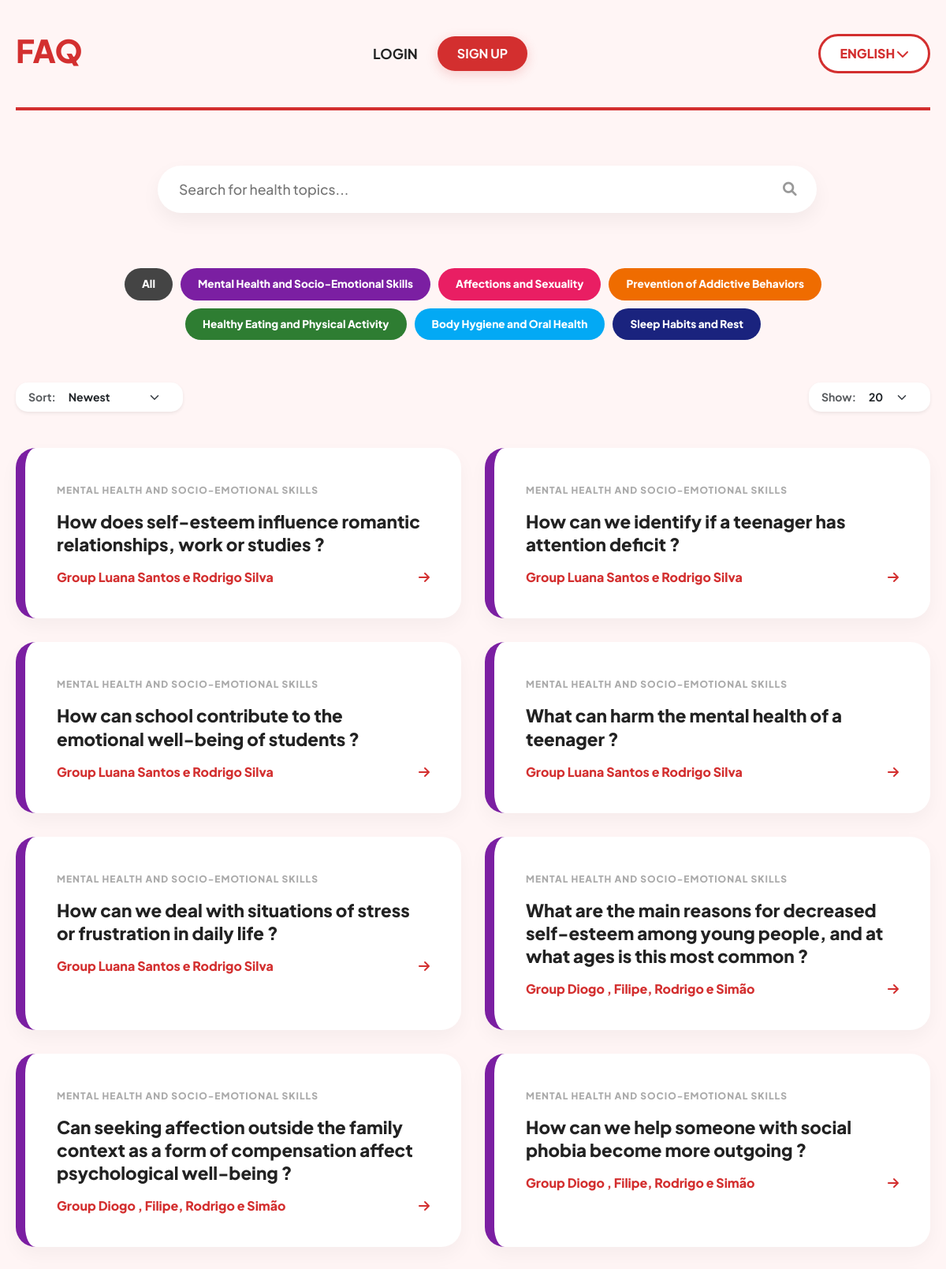
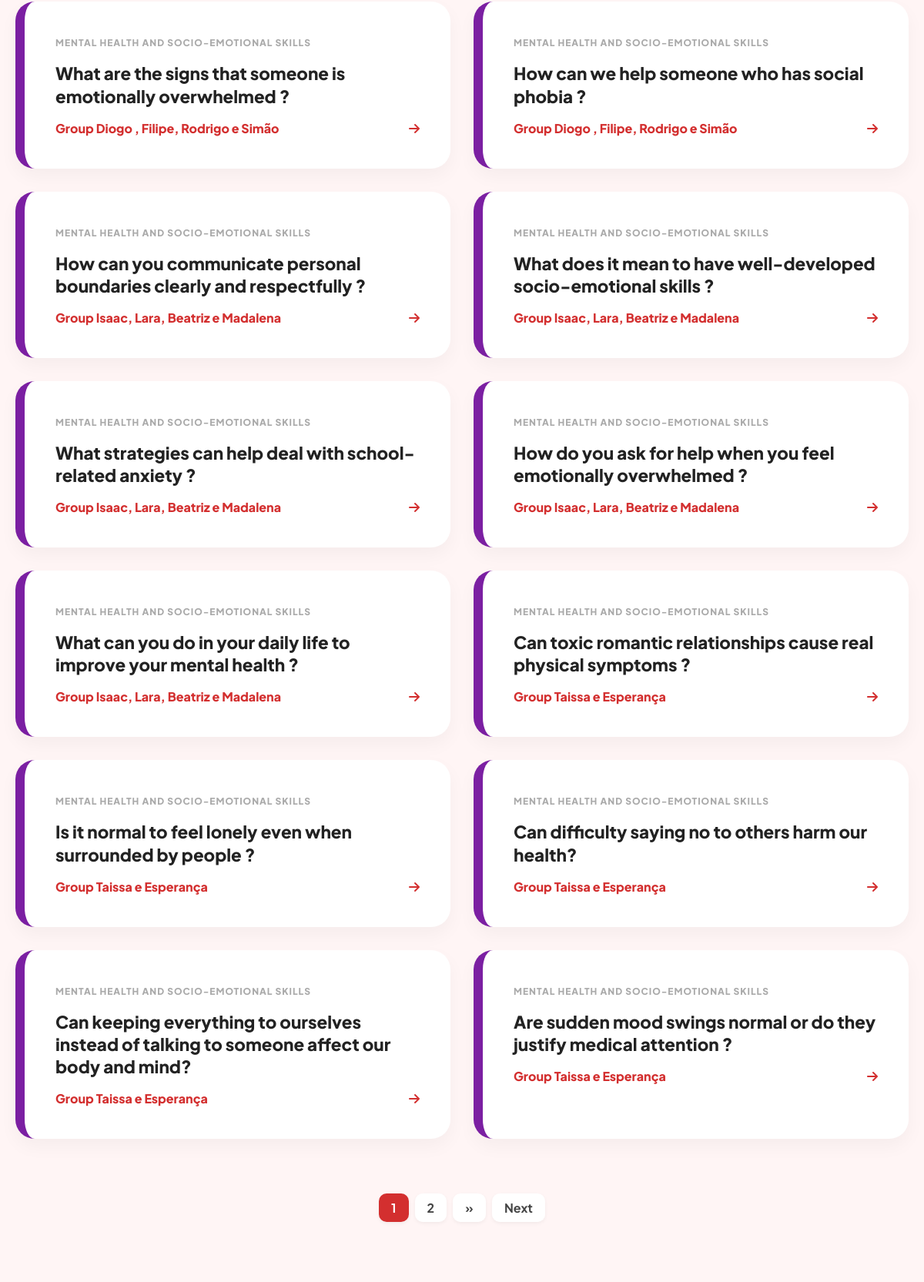
/?category=1&per_page=20 (upper part), run on the app's committed database (2 pictures, top to bottom).
### tables this page shows
CREATE TABLE questions (
        id_question INTEGER PRIMARY KEY AUTOINCREMENT,
        id_group INTEGER,
        id_category INTEGER,
        question TEXT,
        answer TEXT,
        pergunta TEXT,
        resposta TEXT,
        votes INTEGER DEFAULT 0,
        FOREIGN KEY (id_category) REFERENCES categories(id_category),
        FOREIGN KEY (id_group) REFERENCES groups(id_group));

CREATE TABLE categories (
        id_category INTEGER PRIMARY KEY AUTOINCREMENT,
        name TEXT NOT NULL UNIQUE,
        nome TEXT NOT NULL UNIQUE);

CREATE TABLE groups (
        id_group INTEGER PRIMARY KEY AUTOINCREMENT,
        name TEXT NOT NULL,
        grade TEXT DEFAULT NULL);

### app.py (the view)
@app.route('/', methods=['GET'])
def home():
    category_id = request.args.get('category', type=int)
    current_page = request.args.get('page', 1, type=int)
    per_page = request.args.get('per_page', 20, type=int)
    sort_by = request.args.get('sort', 'newest')
    search_query = request.args.get('q', default='')
    total_questions = get_count_questions_en(category_id=category_id, search_query=search_query)
    total_pages = math.ceil(total_questions / per_page)
    questions = get_questions_en(per_page=per_page, current_page=current_page,
                                 category_id=category_id, sort_by=sort_by, search_query=search_query)
    return render_template('home.html',questions=questions,
                           total_pages=total_pages,
                           current_page=current_page,
                           selected_category=category_id,
                           per_page=per_page,
                           sort_by=sort_by,
                           search_query=search_query)

### dbqueries.py (called while the page is built)
def get_count_questions_en(category_id=None, search_query=None):
    with sqlite3.connect(DBFILE) as conn:
        cursor = conn.cursor()
        sql = 'SELECT COUNT(*) FROM questions WHERE 1=1'
        params = []
        if category_id:
            sql += ' AND id_category = ?'
            params.append(category_id)
        if search_query:
            sql += ' AND question LIKE ?'
            params.append(f"%{search_query}%")
        cursor.execute(sql, tuple(params))
        return cursor.fetchone()[0]

### templates/home.html (shortened to what this page needs)
<!DOCTYPE html>
<html lang="en">
<head>
    <link href="https://cdn.jsdelivr.net/npm/bootstrap@5.3.3/dist/css/bootstrap.min.css" rel="stylesheet">
    <link rel="stylesheet" href="https://cdnjs.cloudflare.com/ajax/libs/font-awesome/6.0.0/css/all.min.css">
    <link rel="stylesheet" href="static/css/style-home.css">
</head>
<body>
    <div id="main-content-wrapper">
        <main class="container-layout">
            <nav class="nav-bar">
                <a href="{{ url_for('home') }}" class="logo-link">
                    <h2 class="logo">FAQ</h2>
                </a>
                {% if not current_user.is_authenticated %}
                <div class="auth-buttons">
                    <a href="{{ url_for('login_page') }}" class="login-text">LOGIN</a>
                    <a href="{{ url_for('register') }}" class="signup-btn">SIGN UP</a>
                </div>
                {% endif %}
                <div class="lang-selector">
                    <span>ENGLISH</span> <i class="fa-solid fa-chevron-down"></i>
                </div>
            </nav>
            <section class="search-section">
                <form method="GET" action="/" id="searchForm" class="w-100">
                    <div class="search-wrapper">
                        <input type="text" name="q" placeholder="Search for health topics..."
                            class="search-input" value="{{ search_query }}" autocomplete="off">
                    </div>
                </form>
            </section>
            <section class="category-area mb-4">
                <a href="{{ url_for('home', per_page=per_page) }}"
                class="btn-cat btn-all {% if not selected_category %}active{% endif %}">
                All
                </a>
                <a href="{{ url_for('home', category=1, per_page=per_page) }}"
                class="btn-cat btn-mental {% if selected_category == 1 %}active{% endif %}">
                Mental Health and Socio-Emotional Skills
                </a>
                <a href="{{ url_for('home', category=2, per_page=per_page) }}"
                class="btn-cat btn-sexuality {% if selected_category == 2 %}active{% endif %}">
                Affections and Sexuality
                </a>
                <a href="{{ url_for('home', category=3, per_page=per_page) }}"
                class="btn-cat btn-addictive {% if selected_category == 3 %}active{% endif %}">
                Prevention of Addictive Behaviors
                </a>
                <a href="{{ url_for('home', category=4, per_page=per_page) }}"
                class="btn-cat btn-nutrition {% if selected_category == 4 %}active{% endif %}">
                Healthy Eating and Physical Activity
                </a>
                <a href="{{ url_for('home', category=5, per_page=per_page) }}"
                class="btn-cat btn-hygiene {% if selected_category == 5 %}active{% endif %}">
                Body Hygiene and Oral Health
                </a>
                <a href="{{ url_for('home', category=6, per_page=per_page) }}"
                class="btn-cat btn-sleep {% if selected_category == 6 %}active{% endif %}">
                Sleep Habits and Rest
                </a>
            </section>
            <div class="d-flex justify-content-between align-items-center mb-3" style="grid-column: 1 / 9;">
                <form method="GET" action="/" class="d-flex align-items-center bg-white px-3 py-1 shadow-sm" style="border-radius: 15px;">
                    <label for="sort" class="me-2 small fw-bold text-muted">Sort:</label>
                    <select name="sort" id="sort" onchange="this.form.submit()" class="form-select form-select-sm border-0" style="width: auto; cursor: pointer; font-weight: 700;">
                        <option value="newest" {% if sort_by == 'newest' %}selected{% endif %}>Newest</option>
                    </select>
                </form>
                <form method="GET" action="/" class="d-flex align-items-center bg-white px-3 py-1 shadow-sm" style="border-radius: 15px;">
                    <label for="per_page" class="me-2 small fw-bold text-muted">Show:</label>
                    <select name="per_page" id="per_page" onchange="this.form.submit()" class="form-select form-select-sm border-0" style="width: auto; cursor: pointer; font-weight: 700;">
                        <option value="20" {% if per_page == 20 %}selected{% endif %}>20</option>
                    </select>
                </form>
            </div>
            <section class="faq-section">
            {% include 'partials/faq_cards.html' %}
            </section>
            <nav class="pagination-wrapper mt-5" style="grid-column: 1 / 9;">
                <ul class="pagination-list d-flex justify-content-center list-unstyled gap-2">
                    {% set start = [current_page - 2, 1]|max %}
                    {% set end = [start + 4, total_pages]|min %}
                    {% set start = [end - 4, 1]|max %}
                    {% for p in range(start, end + 1) %}
                        {% if p > 0 %}
                        <li>
                            <a href="{{ url_for('home', page=p, category=selected_category, per_page=per_page, sort=sort_by) }}"
                            class="pagi-num {% if p == current_page %}active{% endif %}">
                                {{ p }}
                            </a>
                        </li>
                        {% endif %}
                    {% endfor %}
                    {% if current_page < total_pages %}
                        <li>
                            <a href="{{ url_for('home', page=total_pages, category=selected_category, per_page=per_page, sort=sort_by) }}" class="pagi-btn" title="Last Page">»</a>
                        </li>
                        <li>
                            <a href="{{ url_for('home', page=current_page+1, category=selected_category, per_page=per_page, sort=sort_by) }}" class="pagi-btn">Next</a>
                        </li>
                    {% endif %}
                </ul>
            </nav>
        </main>
    </div>
</body>
</html>

### templates/partials/faq_cards.html
{% for q_id, question, answer, group, category, votes in questions %}
    {% set border_class = "border-gray" %}
    {% if selected_category == 1 %}{% set border_class = "border-mental" %}
    {% elif selected_category == 2 %}{% set border_class = "border-sexuality" %}
    {% elif selected_category == 3 %}{% set border_class = "border-addictive" %}
    {% elif selected_category == 4 %}{% set border_class = "border-nutrition" %}
    {% elif selected_category == 5 %}{% set border_class = "border-hygiene" %}
    {% elif selected_category == 6 %}{% set border_class = "border-sleep" %}
    {% endif %}
    <div class="faq-card {{ border_class }}" data-bs-toggle="modal" data-bs-target="#modal{{ loop.index }}">
        <div class="card-body">
            <span class="category-tag-small">{{ category }}</span>
            <h3 class="question-text">{{ question }}</h3>
            <div class="card-footer-info">
                <span>Group {{ group }}</span>
                <i class="fa-solid fa-arrow-right"></i>
            </div>
        </div>
    </div>
{% else %}
    <div class="text-center w-100 py-5" style="grid-column: 1 / 9;">
        <p class="text-muted fs-5">No health topics found matching your search.</p>
    </div>
{% endfor %}

### static/css/style-home.css (style rules this page uses)
:root { --health-red: #D32F2F; --soft-bg: #FFF5F5; --mental-purple: #7B1FA2; --sexuality-pink: #E91E63; --addictive-orange: #EF6C00; --nutrition-green: #2E7D32; --hygiene-blue: #03A9F4; --sleep-navy: #1A237E; }
body { background-color: var(--soft-bg); font-family: 'Plus Jakarta Sans', sans-serif; color: #222; margin: 0; }
.container-layout { display: grid; grid-template-columns: repeat(8, 1fr); grid-gap: 30px; max-width: 1200px; margin: 0 auto; padding: 0 20px; }
.nav-bar { grid-column: 1 / 9; display: flex; justify-content: space-between; align-items: center; padding: 40px 0; border-bottom: 4px solid var(--health-red); }
.logo { font-weight: 800; color: var(--health-red); font-size: 2.5rem; }
.lang-selector { cursor: pointer; font-weight: 800; color: var(--health-red); border: 3px solid var(--health-red); padding: 10px 25px; border-radius: 50px; background: white; }
.logo-link { text-decoration: none; color: inherit; cursor: pointer; }
.signup-btn { background-color: var(--health-red); color: white; text-decoration: none; padding: 10px 25px; border-radius: 25px; font-weight: 700; font-size: 1rem; transition: all 0.3s ease; box-shadow: 0 4px 15px rgba(211, 47, 47, 0.2); }
.auth-buttons { display: flex; align-items: center; gap: 25px; }
.login-text { text-decoration: none; color: #222; font-weight: 700; font-size: 1.1rem; transition: color 0.2s; }
.search-section { grid-column: 2 / 8; margin: 40px 0; }
.search-wrapper { position: relative; display: flex; align-items: center; width: 100%; }
.search-input { width: 100%; padding: 15px 55px 15px 25px; border: 2px solid transparent; border-radius: 30px; background: white; font-size: 1.1rem; font-weight: 500; box-shadow: 0 10px 25px rgba(0, 0, 0, 0.05); transition: all 0.3s ease; outline: none; }
.category-area { grid-column: 1 / 9; display: flex; justify-content: center; gap: 10px; flex-wrap: wrap; margin-bottom: 50px; }
.btn-cat { border-radius: 50px; padding: 10px 22px; font-weight: 800; color: white !important; border: none; text-decoration: none; font-size: 0.85rem; transition: 0.3s; }
.btn-all { background-color: #444; }
.btn-mental { background-color: var(--mental-purple); }
.btn-sexuality { background-color: var(--sexuality-pink); }
.btn-addictive { background-color: var(--addictive-orange); }
.btn-nutrition { background-color: var(--nutrition-green); }
.btn-hygiene { background-color: var(--hygiene-blue); }
.btn-sleep { background-color: var(--sleep-navy); }
.faq-section { grid-column: 1 / 9; display: grid; grid-template-columns: 1fr 1fr; gap: 30px; }
.faq-card { background: white; padding: 40px; border-radius: 25px; box-shadow: 0 10px 25px rgba(0,0,0,0.04); cursor: pointer; transition: 0.4s; border-left: 12px solid var(--health-red); }
.border-mental { border-left-color: var(--mental-purple); }
.question-text { font-size: 1.4rem; font-weight: 800; margin: 15px 0; line-height: 1.3; }
.category-tag-small { font-size: 0.75rem; text-transform: uppercase; color: #aaa; font-weight: 800; letter-spacing: 1px; }
.card-footer-info { display: flex; justify-content: space-between; align-items: center; color: var(--health-red); font-weight: 800; }
.pagination-wrapper { grid-column: 1 / 9; display: flex; justify-content: center; margin: 40px 0; }
.pagination-list { display: flex; list-style: none; gap: 8px; padding: 0; }
.pagi-num, .pagi-btn { text-decoration: none; color: #444; padding: 8px 16px; border-radius: 10px; background: white; font-weight: 700; transition: 0.2s; box-shadow: 0 2px 5px rgba(0,0,0,0.05); }
.pagi-num.active { background: var(--health-red); color: white; }

### data on the page
questions: name "MENTAL HEALTH AND SOCIO-EMOTIONAL SKILLS", question "How does self-esteem influence romantic relationships, work or studies ?", name "Luana Santos e Rodrigo Silva"
questions: name "MENTAL HEALTH AND SOCIO-EMOTIONAL SKILLS", question "How can we identify if a teenager has attention deficit ?", name "Luana Santos e Rodrigo Silva"
questions: name "MENTAL HEALTH AND SOCIO-EMOTIONAL SKILLS", question "How can school contribute to the emotional well-being of students ?", name "Luana Santos e Rodrigo Silva"
questions: name "MENTAL HEALTH AND SOCIO-EMOTIONAL SKILLS", question "What can harm the mental health of a teenager ?", name "Luana Santos e Rodrigo Silva"
questions: name "MENTAL HEALTH AND SOCIO-EMOTIONAL SKILLS", question "How can we deal with situations of stress or frustration in daily life ?", name "Luana Santos e Rodrigo Silva"
questions: name "MENTAL HEALTH AND SOCIO-EMOTIONAL SKILLS", question "What are the main reasons for decreased self-esteem among young people, and at what ages is this most common ?", name "Diogo , Filipe, Rodrigo e Simão"
questions: name "MENTAL HEALTH AND SOCIO-EMOTIONAL SKILLS", question "Can seeking affection outside the family context as a form of compensation affect psychological well-being ?", name "Diogo , Filipe, Rodrigo e Simão"
questions: name "MENTAL HEALTH AND SOCIO-EMOTIONAL SKILLS", question "How can we help someone with social phobia become more outgoing ?", name "Diogo , Filipe, Rodrigo e Simão"
questions: name "MENTAL HEALTH AND SOCIO-EMOTIONAL SKILLS", question "What are the signs that someone is emotionally overwhelmed ?", name "Diogo , Filipe, Rodrigo e Simão"
questions: name "MENTAL HEALTH AND SOCIO-EMOTIONAL SKILLS", question "How can we help someone who has social phobia ?", name "Diogo , Filipe, Rodrigo e Simão"
questions: name "MENTAL HEALTH AND SOCIO-EMOTIONAL SKILLS", question "How can you communicate personal boundaries clearly and respectfully ?", name "Isaac, Lara, Beatriz e Madalena"
questions: name "MENTAL HEALTH AND SOCIO-EMOTIONAL SKILLS", question "What does it mean to have well-developed socio-emotional skills ?", name "Isaac, Lara, Beatriz e Madalena"
questions: name "MENTAL HEALTH AND SOCIO-EMOTIONAL SKILLS", question "What strategies can help deal with school-related anxiety ?", name "Isaac, Lara, Beatriz e Madalena"
questions: name "MENTAL HEALTH AND SOCIO-EMOTIONAL SKILLS", question "How do you ask for help when you feel emotionally overwhelmed ?", name "Isaac, Lara, Beatriz e Madalena"
questions: name "MENTAL HEALTH AND SOCIO-EMOTIONAL SKILLS", question "What can you do in your daily life to improve your mental health ?", name "Isaac, Lara, Beatriz e Madalena"
questions: name "MENTAL HEALTH AND SOCIO-EMOTIONAL SKILLS", question "Can toxic romantic relationships cause real physical symptoms ?", name "Taissa e Esperança"
questions: name "MENTAL HEALTH AND SOCIO-EMOTIONAL SKILLS", question "Is it normal to feel lonely even when surrounded by people ?", name "Taissa e Esperança"
questions: name "MENTAL HEALTH AND SOCIO-EMOTIONAL SKILLS", question "Can difficulty saying no to others harm our health?", name "Taissa e Esperança"
questions: name "MENTAL HEALTH AND SOCIO-EMOTIONAL SKILLS", question "Can keeping everything to ourselves instead of talking to someone affect our body and mind?", name "Taissa e Esperança"
questions: name "MENTAL HEALTH AND SOCIO-EMOTIONAL SKILLS", question "Are sudden mood swings normal or do they justify medical attention ?", name "Taissa e Esperança"

### other printed values
{{ p }} "1" "2"
